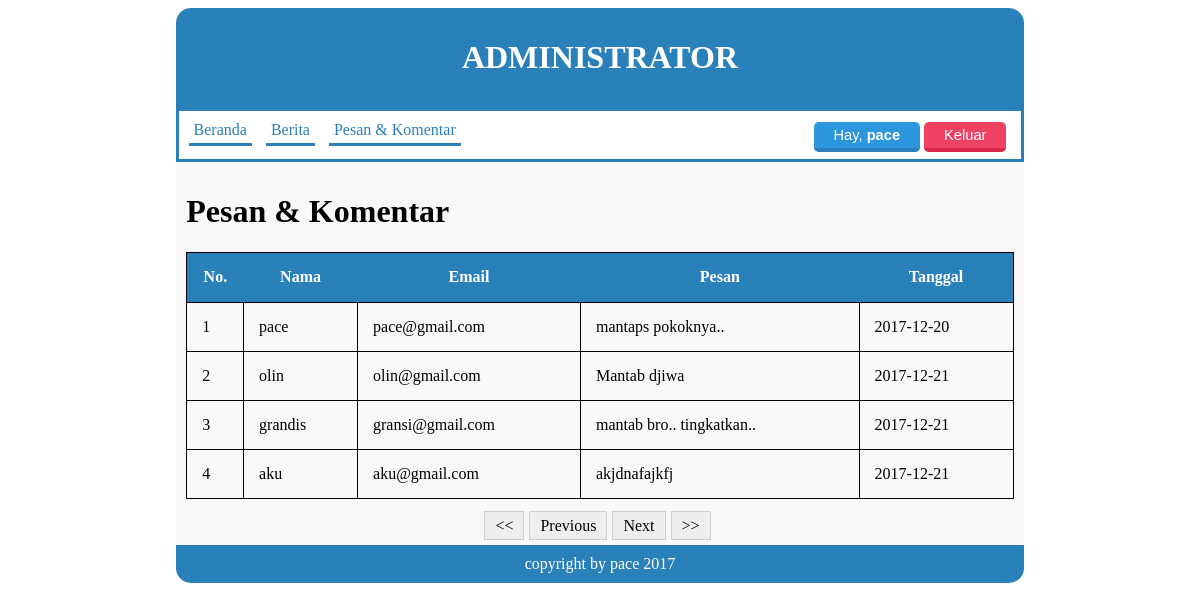
The app's page /admin/index.php?page=message (signed in) with its own data.
### tables this page shows
CREATE TABLE `tbl_message` (
  `id_message` int(5) NOT NULL,
  `name` varchar(30) NOT NULL,
  `email` varchar(30) NOT NULL,
  `message` text NOT NULL,
  `date_in` date NOT NULL
);

### admin/page/message/message.php (the view, shortened to what this page needs)
<?php
    include '../lib/koneksi.php';
    $hal = isset($_GET['hal']) ? $_GET['hal'] : 1;
    $batas = 5;
    $posisi = ($hal-1) * $batas;
    $query = $conn->prepare("SELECT * FROM tbl_message LIMIT $posisi, $batas");
    $query->execute();
    $data = $query->fetchAll();
?>
<h1>Pesan & Komentar</h1>
<table class="news">
  <tr>
    <th>No.</th>
    <th>Nama</th>
    <th>Email</th>
    <th>Pesan</th>
    <th>Tanggal</th>
  </tr>
  <?php
  $no=1;
  foreach ($data as $value): ?>
      <tr>
          <td><?php echo $no++; ?></td>
          <td><?php echo $value['name'] ?></td>
          <td><?php echo $value['email'] ?></td>
          <td><?php echo $value['message'] ?></td>
          <td><?php echo $value['date_in'] ?></td>
      </tr>
  <?php
  endforeach;
   ?>
</table>
<br>
<?php
  $semua = $conn->prepare("SELECT * FROM tbl_message");
  $semua->execute();
  $jmldata = $semua->rowCount();
  $jmlhal = ceil($jmldata/$batas);
  $sebelum = $hal - 1;
  $berikut = $hal + 1;
  echo "<div class='paging'>";
  if ($hal > 1){
    echo "<span><a href='?page=news&hal=1'><<</a></span>";
    echo "<span><a href='?page=news&hal=$sebelum'>Previous</a></span>";
  }else {
    echo "<span><<</span>";
    echo "<span>Previous</span>";
  }
  if ($hal < $jmlhal){
    echo "<span><a href='?page=news&hal=$berikut'>Next</a></span>";
    echo "<span><a href='?page=news&hal=$jmlhal'>>></a></span>";
  }else {
    echo "<span>Next</span>";
    echo "<span>>></span>";
  }
  echo "</div>";
?>

### admin/style.css (style rules this page uses)
table.news { border-collapse: collapse; border: 1px solid black; width: 100%; }
.news td { padding: 15px; border: 1px solid black; }
.news th { background-color: #2A80B9; color: white; height: 50px; }
.paging { text-align: center; }
.paging span { padding: 5px 10px; margin-right: 5px; background: #eee; border: 1px solid #ccc; }

### records on screen
tbl_message: name "pace", email "pace@gmail.com", message "mantaps pokoknya..", date_in "2017-12-20"
tbl_message: name "olin", email "olin@gmail.com", message "Mantab djiwa", date_in "2017-12-21"
tbl_message: name "grandis", email "gransi@gmail.com", message "mantab bro.. tingkatkan..", date_in "2017-12-21"
tbl_message: name "aku", email "aku@gmail.com", message "akjdnafajkfj", date_in "2017-12-21"

### other values on screen
$user "pace"
